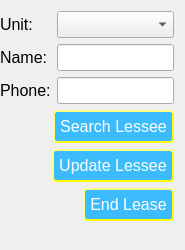
   <widget class="QWidget" name="formLayoutWidget_2">
    <property name="geometry">
     <rect>
      <x>250</x>
      <y>80</y>
      <width>185</width>
      <height>250</height>
     </rect>
    </property>
    <layout class="QFormLayout" name="formLayoutSearchUpdate">
     <property name="leftMargin">
      <number>0</number>
     </property>
     <item row="0" column="0">
      <widget class="QLabel" name="lblUnit2">
       <property name="font">
        <font>
         <pointsize>12</pointsize>
        </font>
       </property>
       <property name="text">
        <string>Unit:</string>
       </property>
      </widget>
     </item>
     <item row="0" column="1">
      <widget class="QComboBox" name="cmbUnitsLeased">
       <property name="font">
        <font>
         <pointsize>12</pointsize>
        </font>
       </property>
      </widget>
     </item>
     <item row="1" column="0">
      <widget class="QLabel" name="lblName2">
       <property name="font">
        <font>
         <pointsize>12</pointsize>
        </font>
       </property>
       <property name="text">
        <string>Name:</string>
       </property>
      </widget>
     </item>
     <item row="1" column="1">
      <widget class="QLineEdit" name="txtNameSearch">
       <property name="font">
        <font>
         <pointsize>12</pointsize>
        </font>
       </property>
      </widget>
     </item>
     <item row="2" column="0">
      <widget class="QLabel" name="lblPhone2">
       <property name="font">
        <font>
         <pointsize>12</pointsize>
        </font>
       </property>
       <property name="text">
        <string>Phone:</string>
       </property>
      </widget>
     </item>
     <item row="2" column="1">
      <widget class="QLineEdit" name="txtPhone2">
       <property name="font">
        <font>
         <pointsize>12</pointsize>
        </font>
       </property>
      </widget>
     </item>
     <item row="3" column="0" colspan="2">
      <layout class="QGridLayout" name="gridLayoutSearchBtn">
       <item row="0" column="1">
        <widget class="QPushButton" name="btnSearchLessee">
         <property name="font">
          <font>
           <pointsize>12</pointsize>
          </font>
         </property>
         <property name="styleSheet">
          <string notr="true">background-color:rgb(61, 187, 255);
color: white;
border-style:outset;
border-width:2px;
border-radius:4px;
border-color:rgb(255, 255, 0);
padding:5px;</string>
         </property>
         <property name="text">
          <string>Search Lessee</string>
         </property>
        </widget>
       </item>
       <item row="0" column="0">
        <spacer name="horizontalSpacer_3">
         <property name="orientation">
          <enum>Qt::Orientation::Horizontal</enum>
         </property>
         <property name="sizeHint" stdset="0">
          <size>
           <width>40</width>
           <height>20</height>
          </size>
         </property>
        </spacer>
       </item>
      </layout>
     </item>
     <item row="4" column="0" colspan="2">
      <layout class="QGridLayout" name="gridLayoutUpdateBtn">
       <item row="0" column="1">
        <widget class="QPushButton" name="btnUpdateLessee">
         <property name="font">
          <font>
           <pointsize>12</pointsize>
          </font>
         </property>
         <property name="styleSheet">
          <string notr="true">background-color:rgb(61, 187, 255);
color: white;
border-style:outset;
border-width:2px;
border-radius:4px;
border-color:rgb(255, 255, 0);
padding:5px;</string>
         </property>
         <property name="text">
          <string>Update Lessee</string>
         </property>
        </widget>
       </item>
       <item row="0" column="0">
        <spacer name="horizontalSpacer_7">
         <property name="orientation">
          <enum>Qt::Orientation::Horizontal</enum>
         </property>
         <property name="sizeHint" stdset="0">
          <size>
           <width>40</width>
           <height>20</height>
          </size>
         </property>
        </spacer>
       </item>
      </layout>
     </item>
     <item row="5" column="0" colspan="2">
      <layout class="QHBoxLayout" name="horizontalLayout">
       <item>
        <spacer name="horizontalSpacer_17">
         <property name="orientation">
          <enum>Qt::Orientation::Horizontal</enum>
         </property>
         <property name="sizeHint" stdset="0">
          <size>
           <width>40</width>
           <height>20</height>
          </size>
         </property>
        </spacer>
       </item>
       <item>
        <widget class="QPushButton" name="btnEndLease">
         <property name="font">
          <font>
           <pointsize>12</pointsize>
          </font>
         </property>
         <property name="styleSheet">
          <string notr="true">background-color:rgb(61, 187, 255);
color: white;
border-style:outset;
border-width:2px;
border-radius:4px;
border-color:rgb(255, 255, 0);
padding:5px;</string>
         </property>
         <property name="text">
          <string>End Lease</string>
         </property>
        </widget>
       </item>
      </layout>
     </item>
    </layout>
   </widget>
